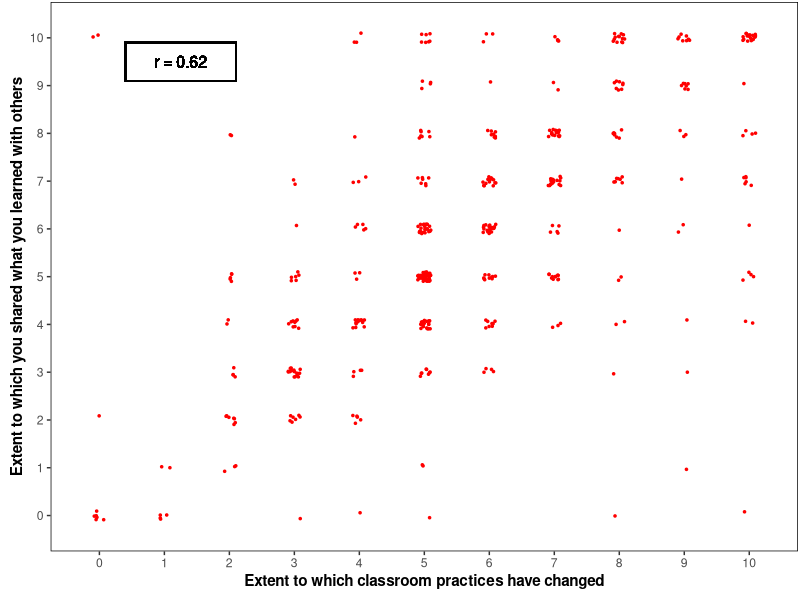
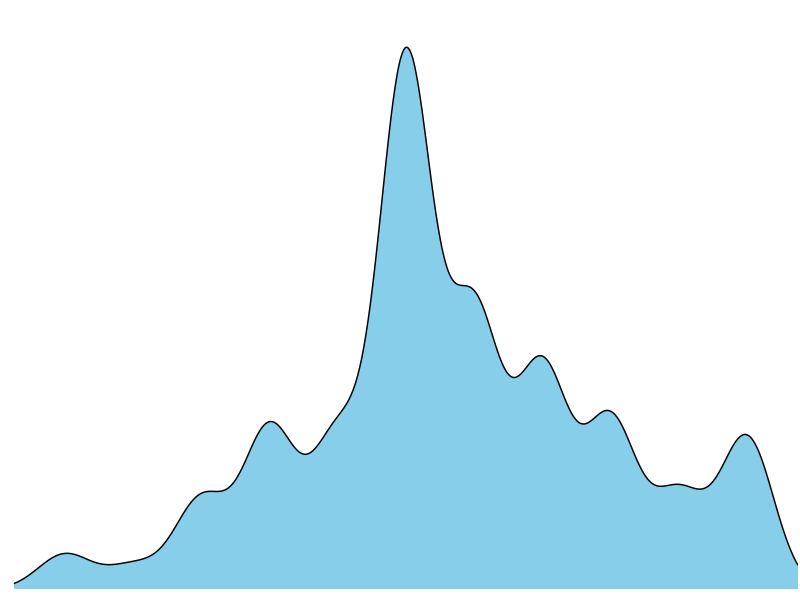
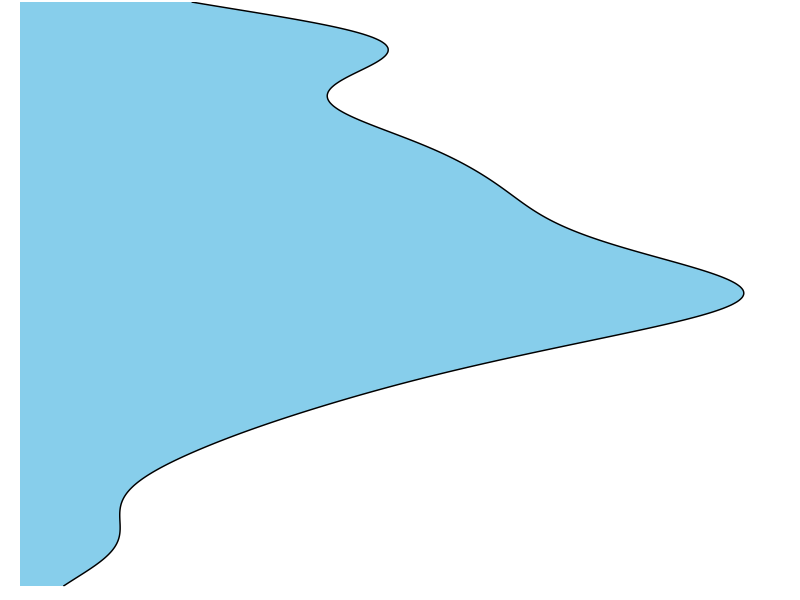

These charts were generated, in order, by the following R code: (Note: this script raises an error after producing the figures.)

library(ggplot2)
library(gtable)

adra = read.csv("adra.csv")

# Calculate correlation between the two variables
cor <- cor(adra$q19, adra$q20)

# Main scatterplot (with correlation insert)
p1 <- ggplot(adra, aes(q19, q20)) + 
 geom_jitter(pch = 20, size = 1, colour = "red",
      position = position_jitter(width = 0.1, height = 0.1)) +
   scale_x_continuous("Extent to which classroom practices have changed", 
      breaks = 0:10, expand = c(0,0)) +
   scale_y_continuous("Extent to which you shared what you learned with others", 
      breaks = 0:10, expand = c(0,0)) +
   geom_text(x = (0.4 + 2.1)/2, y = (9.1 + 9.9)/2,
      label = paste("r = ", round(cor, 2), sep = ""), size = 4) +
   geom_rect(xmin = .4, xmax = 2.1, ymin = 9.1, ymax = 9.9, colour = "black", fill = NA) +
   expand_limits(x = c(-0.75, 10.75), y = c(-0.75, 10.75))  +
   theme_bw() +
   theme(panel.grid.minor = element_blank(),
    panel.grid.major = element_blank(),
    panel.border = element_rect(colour = "black"),
    axis.title.x = element_text(face = "bold"),
    axis.title.y = element_text(face = "bold", angle = 90),
    plot.margin= unit(c(.1, .1, .5, .5), "lines"))

# Horizontal marginal density plot - to appear at the top of the chart
p2 <- ggplot(adra, aes(x = q19)) + 
    geom_density(fill = "skyblue") + 
    scale_x_continuous(breaks = 0:10, expand = c(0, 0)) +
    expand_limits(x = c(-0.75, 10.75))  +
    theme_bw() + 
    theme(panel.grid.minor = element_blank(),
     panel.grid.major = element_blank(),
     axis.text = element_blank(),
     axis.title = element_blank(),
     axis.ticks =  element_blank(),
     panel.border = element_rect(colour = NA),
     plot.margin= unit(c(1, .1, -1, 0.5), "lines"))

# Vertical marginal density plot - to appear at the right of the chart
p3 <- ggplot(adra, aes(x = q20)) + 
     geom_density(fill = "skyblue") + 
     scale_x_continuous(breaks = 0:10, expand = c(0, 0)) +
     expand_limits(x = c(-0.75, 10.75))  +
     coord_flip() +
     theme_bw() + 
     theme(panel.grid.minor = element_blank(),
      panel.grid.major = element_blank(),
      axis.text = element_blank(),
      axis.title = element_blank(),
      axis.ticks =  element_blank(),
      panel.border = element_rect(colour = NA),
      plot.margin= unit(c(.1, 1, 0.5, -1), "lines"))

# Get the gtables
gt1 <- ggplot_gtable(ggplot_build(p1))
gt2 <- ggplot_gtable(ggplot_build(p2))
gt3 <- ggplot_gtable(ggplot_build(p3))

# Get maximum widths and heights for x-axis and y-axis title and text
maxWidth = unit.pmax(gt1$widths[2:3], gt2$widths[2:3])
maxHeight = unit.pmax(gt1$heights[4:5], gt3$heights[4:5])

# Set the maximums in the gtables for gt1, gt2 and gt3
gt1$widths[2:3] <- as.list(maxWidth)
gt2$widths[2:3] <- as.list(maxWidth)

gt1$heights[4:5] <- as.list(maxHeight)
gt3$heights[4:5] <- as.list(maxHeight)

# Combine the scatterplot with the two marginal boxplots
# Create a new gtable
gt <- gtable(widths = unit(c(7, 1), "null"), height = unit(c(1, 7), "null"))

# Instert gt1, gt2 and gt3 into the new gtable
gt <- gtable_add_grob(gt, gt1, 2, 1)
gt <- gtable_add_grob(gt, gt2, 1, 1)
gt <- gtable_add_grob(gt, gt3, 2, 2)

# And render the plot
grid.newpage()
grid.draw(gt)

grid.rect(x = 0.5, y = 0.5, height = .995, width = .995, default.units = "npc",
      gp = gpar(col="black", fill = NA, lwd = 1)) 

